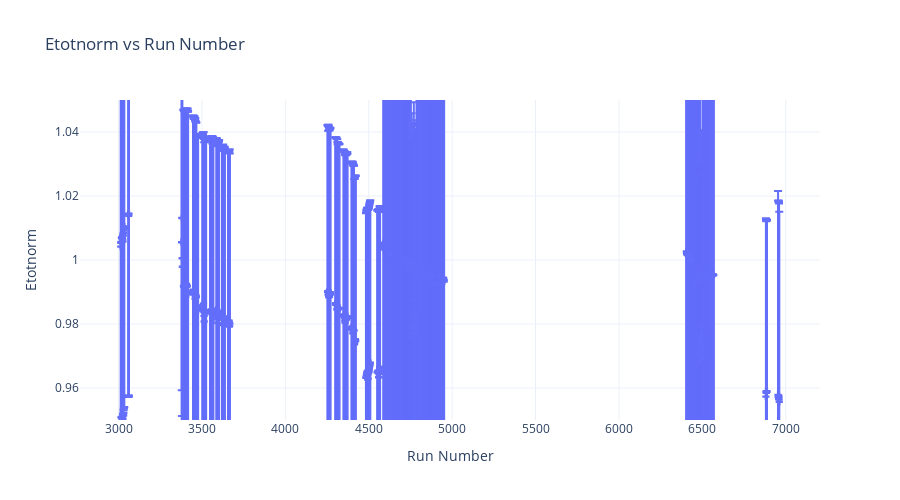
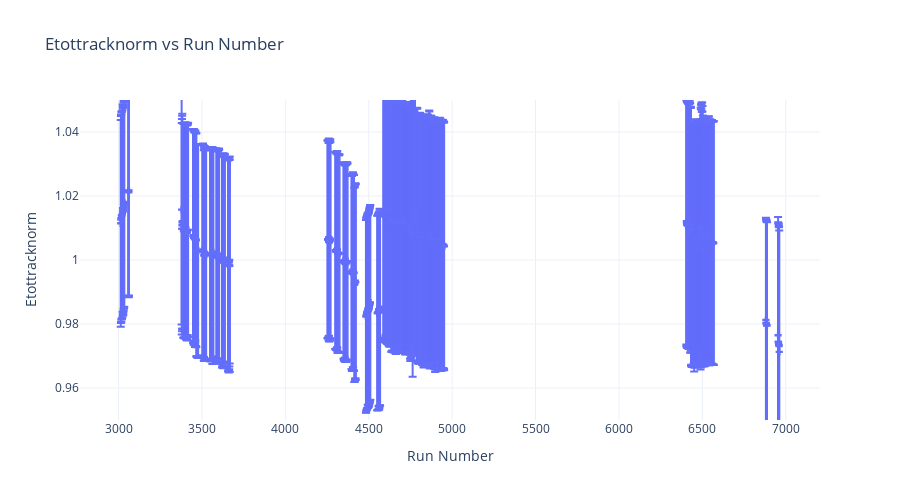
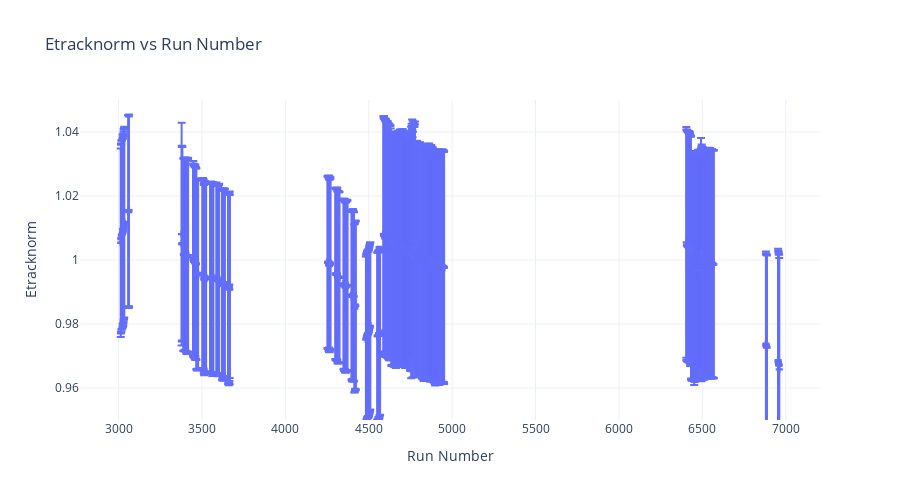
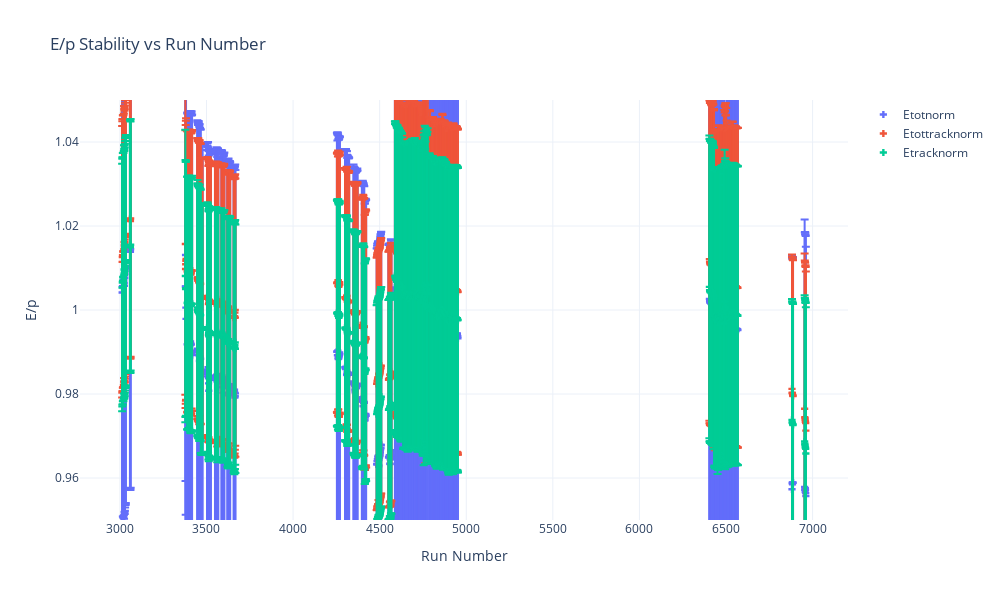

These figures' notebook cell, in order:
### Code cell
import pandas as pd
import plotly.express as px
import plotly.graph_objects as go

# === Load Data ===
df = pd.read_csv("/home/ubuntu/nps_analysis/pi0_analysis/E_P_stability.csv")

# === Variables to Plot ===
variables = [
    ("Etotnorm_Peak", "Etotnorm_Sigma", "Etotnorm"),
    ("Etottracknorm_Peak", "Etottracknorm_Sigma", "Etottracknorm"),
    ("Etracknorm_Peak", "Etracknorm_Sigma", "Etracknorm")
]

# === 1. Individual Interactive Scatter Plots ===
for var, err, label in variables:
    fig = px.scatter(
        df,
        x="Run",
        y=var,
        error_y=err,
        title=f"{label} vs Run Number",
        labels={"Run": "Run Number", var: label},
    )
    fig.update_traces(marker=dict(symbol="cross", size=6))
    fig.update_yaxes(range=[0.95, 1.05])
    fig.update_layout(
        template="plotly_white",
        height=500,
        width=900
    )
    fig.show()

# === 2. Combined Interactive Plot ===
fig_combined = go.Figure()

for var, err, label in variables:
    fig_combined.add_trace(
        go.Scatter(
            x=df["Run"],
            y=df[var],
            error_y=dict(type='data', array=df[err], visible=True),
            mode='markers',
            name=label,
            marker=dict(size=6, symbol="cross")
        )
    )

fig_combined.update_layout(
    title="E/p Stability vs Run Number",
    xaxis_title="Run Number",
    yaxis_title="E/p",
    template="plotly_white",
    height=600,
    width=1000,
    yaxis=dict(range=[0.95, 1.05])
)

fig_combined.show()

### Figure 1 — Plotly figure (JSON) as saved in the notebook; plotly's stock layout.template omitted (floating-point values rounded to 4 significant figures; data arrays with more than 128 entries replaced by an {"elided": "..."} marker saying what was removed)
{"data": [{"error_y": {"array": {"elided": "768 float values"}}, "hovertemplate": "Run Number=%{x}<br>Etotnorm=%{y}<extra></extra>", "legendgroup": "", "marker": {"color": "#636efa", "size": 6, "symbol": "cross"}, "mode": "markers", "name": "", "orientation": "v", "showlegend": false, "type": "scatter", "x": {"elided": "768 int values"}, "xaxis": "x", "y": {"elided": "768 float values"}, "yaxis": "y"}], "layout": {"height": 500, "legend": {"tracegroupgap": 0}, "title": {"text": "Etotnorm vs Run Number"}, "width": 900, "xaxis": {"anchor": "y", "domain": [0, 1], "title": {"text": "Run Number"}}, "yaxis": {"anchor": "x", "domain": [0, 1], "range": [0.95, 1.05], "title": {"text": "Etotnorm"}}}}

### Figure 2 — Plotly figure (JSON) as saved in the notebook; plotly's stock layout.template omitted (floating-point values rounded to 4 significant figures; data arrays with more than 128 entries replaced by an {"elided": "..."} marker saying what was removed)
{"data": [{"error_y": {"array": {"elided": "768 float values"}}, "hovertemplate": "Run Number=%{x}<br>Etottracknorm=%{y}<extra></extra>", "legendgroup": "", "marker": {"color": "#636efa", "size": 6, "symbol": "cross"}, "mode": "markers", "name": "", "orientation": "v", "showlegend": false, "type": "scatter", "x": {"elided": "768 int values"}, "xaxis": "x", "y": {"elided": "768 float values"}, "yaxis": "y"}], "layout": {"height": 500, "legend": {"tracegroupgap": 0}, "title": {"text": "Etottracknorm vs Run Number"}, "width": 900, "xaxis": {"anchor": "y", "domain": [0, 1], "title": {"text": "Run Number"}}, "yaxis": {"anchor": "x", "domain": [0, 1], "range": [0.95, 1.05], "title": {"text": "Etottracknorm"}}}}

### Figure 3 — Plotly figure (JSON) as saved in the notebook; plotly's stock layout.template omitted (floating-point values rounded to 4 significant figures; data arrays with more than 128 entries replaced by an {"elided": "..."} marker saying what was removed)
{"data": [{"error_y": {"array": {"elided": "768 float values"}}, "hovertemplate": "Run Number=%{x}<br>Etracknorm=%{y}<extra></extra>", "legendgroup": "", "marker": {"color": "#636efa", "size": 6, "symbol": "cross"}, "mode": "markers", "name": "", "orientation": "v", "showlegend": false, "type": "scatter", "x": {"elided": "768 int values"}, "xaxis": "x", "y": {"elided": "768 float values"}, "yaxis": "y"}], "layout": {"height": 500, "legend": {"tracegroupgap": 0}, "title": {"text": "Etracknorm vs Run Number"}, "width": 900, "xaxis": {"anchor": "y", "domain": [0, 1], "title": {"text": "Run Number"}}, "yaxis": {"anchor": "x", "domain": [0, 1], "range": [0.95, 1.05], "title": {"text": "Etracknorm"}}}}

### Figure 4 — Plotly figure (JSON) as saved in the notebook; plotly's stock layout.template omitted (floating-point values rounded to 4 significant figures; data arrays with more than 128 entries replaced by an {"elided": "..."} marker saying what was removed)
{"data": [{"error_y": {"array": {"elided": "768 float values"}, "type": "data", "visible": true}, "marker": {"size": 6, "symbol": "cross"}, "mode": "markers", "name": "Etotnorm", "type": "scatter", "x": {"elided": "768 int values"}, "y": {"elided": "768 float values"}}, {"error_y": {"array": {"elided": "768 float values"}, "type": "data", "visible": true}, "marker": {"size": 6, "symbol": "cross"}, "mode": "markers", "name": "Etottracknorm", "type": "scatter", "x": {"elided": "768 int values"}, "y": {"elided": "768 float values"}}, {"error_y": {"array": {"elided": "768 float values"}, "type": "data", "visible": true}, "marker": {"size": 6, "symbol": "cross"}, "mode": "markers", "name": "Etracknorm", "type": "scatter", "x": {"elided": "768 int values"}, "y": {"elided": "768 float values"}}], "layout": {"height": 600, "title": {"text": "E/p Stability vs Run Number"}, "width": 1000, "xaxis": {"title": {"text": "Run Number"}}, "yaxis": {"range": [0.95, 1.05], "title": {"text": "E/p"}}}}
